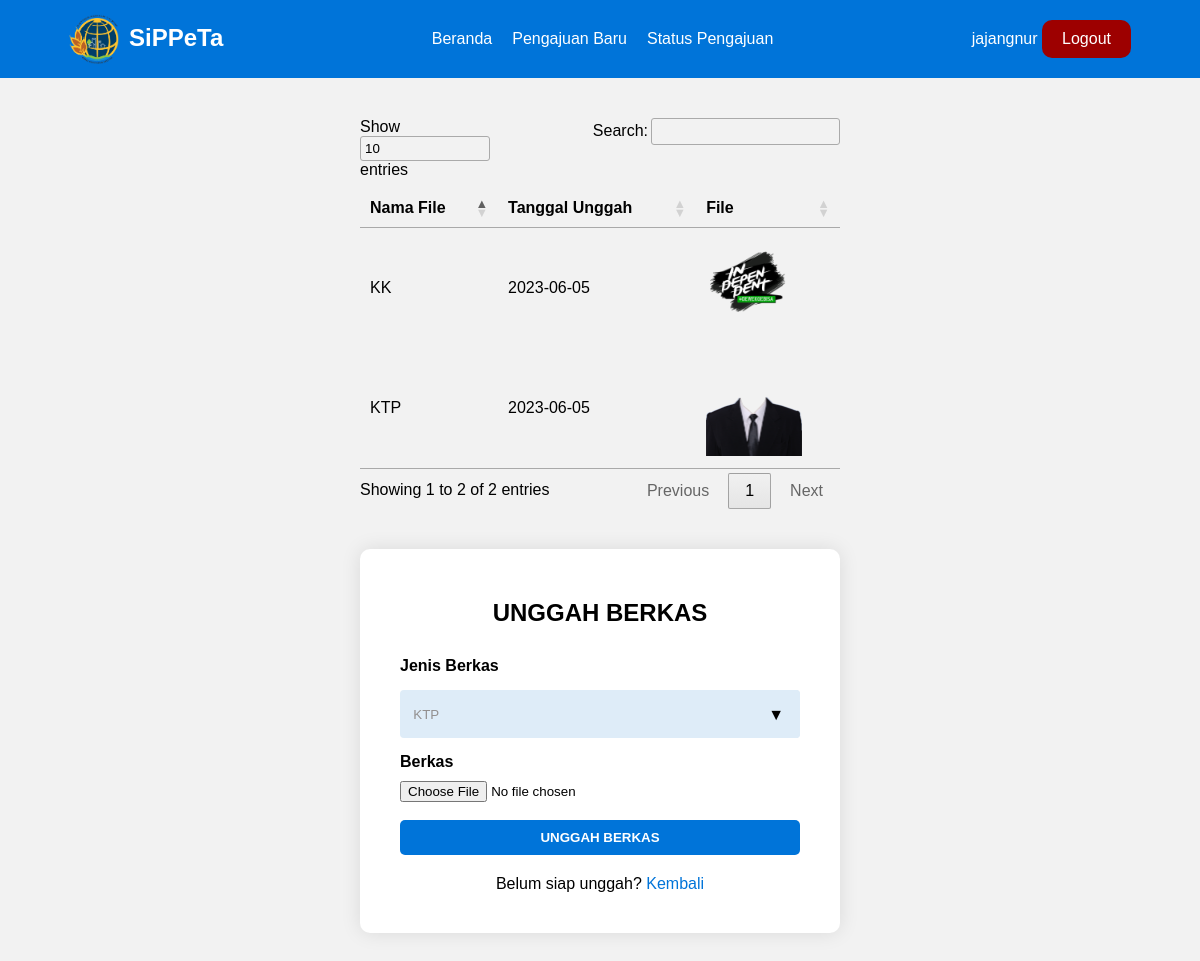
The page /users/upload-berkas.php (signed in) on the database its author committed.
### tables this page shows
CREATE TABLE `berkas` (
  `id_berkas` int(11) NOT NULL,
  `id_pengajuan` int(11) NOT NULL,
  `file` varchar(50) NOT NULL,
  `tgl_upload` date NOT NULL,
  `status` varchar(50) NOT NULL,
  `keterangan` varchar(50) NOT NULL
);

### class/Tanah.php (called while the page is built, shortened)
<?php
class Tanah{
    public function getPengajuanById($id_user){
        require('db_config.php');
        $sql = "SELECT * FROM pengajuan WHERE id_user='$id_user'";
		$result = mysqli_query($conn, $sql);
        if(mysqli_num_rows($result) == 1){
            return $result;
        }else{
            return false;
        }
    }
}

### class/Berkas.php (called while the page is built, shortened)
<?php
class Berkas{
    public function getBerkasByID($id_pengajuan){
        require('db_config.php');
        $sql = "SELECT * FROM berkas WHERE id_pengajuan='$id_pengajuan'";
		$result = mysqli_query($conn, $sql);
        if(mysqli_num_rows($result) >= 1){
            return $result;
        }else{
            return false;
        }
    }
}

### users/upload-berkas.php (the view, shortened to what this page needs)
<?php
require_once('../class/Tanah.php');
require_once('../class/Berkas.php');
$tanah = new Tanah();
$berkas = new Berkas();
if($tanah->getPengajuanById($_SESSION['id'])){
    $pengajuan = $tanah->getPengajuanById($_SESSION['id']);
    foreach($pengajuan as $item){}
}
if($berkas->getBerkasByID($item['id_pengajuan'])){
    $dataBerkas = $berkas->getBerkasByID($item['id_pengajuan']);
}
?>
<!DOCTYPE html>
<html>
  <head>
    <link rel="stylesheet" type="text/css" href="<?= ROOT_PATH ?>/assets/css/landing.css">
    <link rel="stylesheet" type="text/css" href="<?= ROOT_PATH ?>/assets/css/login.css">
    <link rel="stylesheet" type="text/css" href="<?= ROOT_PATH ?>/assets/css/modal.css">
    <link rel="stylesheet" type="text/css" href="https://cdn.datatables.net/1.10.25/css/jquery.dataTables.min.css">
  </head>
  <body>
  <?php include('../assets/components/nav.php'); ?>
  <div class="card register">
    <table id="fileTable">
            <thead>
                <tr>
                    <th>Nama File</th>
                    <th>Tanggal Unggah</th>
                    <th>File</th>
                </tr>
            </thead>
            <tbody>
                <?php if(isset($dataBerkas)) : ?>
                    <?php foreach ($dataBerkas as $row) : ?>
                        <tr>
                            <td><?= $row['keterangan'] ?></td>
                            <td><?= $row['tgl_upload'] ?></td>
                            <td>
                                <a href="./<?=$row['file']?>" target="_blank">
                                    <img src="./<?=$row['file']?>" alt="" height="100px">
                                </a>
                            </td>
                        </tr>
                    <?php endforeach ?>
                <?php else : ?>
                    <tr>
                        <td colspan="3">Belum Ada Data</td>
                    </tr>
                <?php endif ?>
            </tbody>
        </table>
  </div>
    <div class="register">
      <form action="proses-upload-file.php" method="POST" id="my-form" enctype="multipart/form-data">
        <h2 class="login-text">UNGGAH BERKAS</h2>
        <label for="keterangan"><b>Jenis Berkas</b></label>
        <div class="select">
            <select name="keterangan" id="keterangan">
                <option value="ktp">KTP</option>
            </select>
        </div>
        <label for="fileToUpload"><b>Berkas</b></label>
        <input type="file" name="fileToUpload" id="fileToUpload">
        <br><br>
        <button id="submit-btn" type="submit">Unggah Berkas</button>
        <div class="bottom-text">
          <div>Belum siap unggah? <a href="./progres.php">Kembali</a></div>
        </div>
      </form>
    </div>
  </body>
</html>

### assets/css/landing.css (style rules this page uses)
* { margin: 0; padding: 0; box-sizing: border-box; }
body { font-family: Arial, sans-serif; background-color: #f2f2f2; }
a { text-decoration: none; }
h2 { margin-top: 10px; text-align: center; }

### assets/css/login.css (style rules this page uses)
* { box-sizing: border-box; font-family: Arial, Helvetica, sans-serif; }
body { margin: 0; padding: 0; background-color: #f2f2f2; }
form { background-color: #ffffff; padding: 40px; width: 100%; border-radius: 10px; box-shadow: 0px 0px 20px rgba(0, 0, 0, 0.1); }
.login-text { text-align: center; margin-bottom: 30px; }
label { display: block; margin-bottom: 10px; }
button[type="submit"] { background-color: #0074D9; color: #fff; border: none; border-radius: 5px; text-transform: uppercase; font-weight: bold; padding: 10px; width: 100%; cursor: pointer; }
.bottom-text { margin-top: 20px; display: flex; justify-content: center; }
.bottom-text a { text-decoration: none; color: #0074D9; }
.register { width: 40%; margin: 40px auto; }
select { appearance: none; outline: 0; border: 0; box-shadow: none; width: 100%; flex: 1; padding: 0 1em; color: #928f8f; background-color: #deecf8; background-image: none; cursor: pointer; }
.select { position: relative; display: flex; margin: 15px 0; height: 3em; border-radius: .25em; overflow: hidden; }
.select::after { content: '\25BC'; position: absolute; top: 0; right: 0; padding: 1em; background-color: #deecf8; transition: .25s all ease; pointer-events: none; }

### rows shown on the page
berkas: keterangan "KTP", tgl_upload "2023-06-05", file (picture)
berkas: keterangan "KK", tgl_upload "2023-06-05", file (picture)

### other values the page prints
$_SESSION['username'] "jajangnur"
